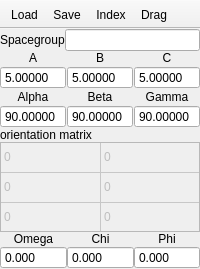
 <widget class="QMainWindow" name="CrystalDisplay">
  <property name="geometry">
   <rect>
    <x>0</x>
    <y>0</y>
    <width>200</width>
    <height>269</height>
   </rect>
  </property>
  <property name="sizePolicy">
   <sizepolicy hsizetype="Preferred" vsizetype="Preferred">
    <horstretch>0</horstretch>
    <verstretch>0</verstretch>
   </sizepolicy>
  </property>
  <property name="minimumSize">
   <size>
    <width>200</width>
    <height>0</height>
   </size>
  </property>
  <property name="acceptDrops">
   <bool>true</bool>
  </property>
  <property name="windowTitle">
   <string>Crystal</string>
  </property>
  <property name="windowIcon">
   <iconset resource="../resources/resources.qrc">
    <normaloff>:/icons/icons/crystal.png</normaloff>:/icons/icons/crystal.png</iconset>
  </property>
  <widget class="QWidget" name="centralWidget">
   <layout class="QGridLayout">
    <property name="margin">
     <number>0</number>
    </property>
    <property name="spacing">
     <number>0</number>
    </property>
    <item row="0" column="0" colspan="3">
     <layout class="QHBoxLayout">
      <item>
       <widget class="QLabel" name="label_Spacegroup">
        <property name="text">
         <string>Spacegroup</string>
        </property>
        <property name="buddy">
         <cstring>Spacegroup</cstring>
        </property>
       </widget>
      </item>
      <item>
       <widget class="QLineEdit" name="Spacegroup">
        <property name="toolTip">
         <string>&lt;!DOCTYPE HTML PUBLIC &quot;-//W3C//DTD HTML 4.0//EN&quot; &quot;http://www.w3.org/TR/REC-html40/strict.dtd&quot;&gt;
&lt;html&gt;&lt;head&gt;&lt;meta name=&quot;qrichtext&quot; content=&quot;1&quot; /&gt;&lt;style type=&quot;text/css&quot;&gt;
p, li { white-space: pre-wrap; }
&lt;/style&gt;&lt;/head&gt;&lt;body style=&quot; font-family:'MS Shell Dlg 2'; font-size:8.25pt; font-weight:400; font-style:normal;&quot;&gt;
&lt;p style=&quot; margin-top:0px; margin-bottom:0px; margin-left:0px; margin-right:0px; -qt-block-indent:0; text-indent:0px;&quot;&gt;&lt;span style=&quot; font-size:8pt;&quot;&gt;Spacegroup symbol. Recognized syntax is:&lt;/span&gt;&lt;/p&gt;
&lt;ul style=&quot;margin-top: 0px; margin-bottom: 0px; margin-left: 0px; margin-right: 0px; -qt-list-indent: 1;&quot;&gt;&lt;li style=&quot; font-size:8pt;&quot; style=&quot; margin-top:12px; margin-bottom:0px; margin-left:0px; margin-right:0px; -qt-block-indent:0; text-indent:0px;&quot;&gt;Numbers from the International Tables of Crystalography&lt;br /&gt;from 1 (=P1) to 230 (=Ia3d)&lt;/li&gt;
&lt;li style=&quot; font-size:8pt;&quot; style=&quot; margin-top:0px; margin-bottom:0px; margin-left:0px; margin-right:0px; -qt-block-indent:0; text-indent:0px;&quot;&gt;Hermann-Mauguin symbols. In addition to the standard settings from the international tables, all non-standard settings are recognized (e.g. Pnma, Pmnb, Pbnm, Pcmn, Pmcn and Pnam denote all space group #62). Furthermore the monocline space groups accept all cell centering symbols (e.g. A1, I1, C1).&lt;/li&gt;
&lt;li style=&quot; font-size:8pt;&quot; style=&quot; margin-top:0px; margin-bottom:0px; margin-left:0px; margin-right:0px; -qt-block-indent:0; text-indent:0px;&quot;&gt;Hall symbols like -P 2ac 2n for space group #62&lt;/li&gt;&lt;/ul&gt;
&lt;p style=&quot;-qt-paragraph-type:empty; margin-top:0px; margin-bottom:0px; margin-left:0px; margin-right:0px; -qt-block-indent:0; text-indent:0px; font-size:8pt;&quot;&gt;&lt;/p&gt;
&lt;p style=&quot; margin-top:0px; margin-bottom:0px; margin-left:0px; margin-right:0px; -qt-block-indent:0; text-indent:0px;&quot;&gt;&lt;span style=&quot; font-size:8pt;&quot;&gt;The rhombohedral space groups could be suffixed by :H and :R (R3m:H or R3m:R) to indicate the hexagonal (default) or rhombohedral setting, respectively. The space group is changed between the two settings, the cell and crystal orientation is changed acordingly.&lt;/span&gt;&lt;/p&gt;&lt;/body&gt;&lt;/html&gt;</string>
        </property>
       </widget>
      </item>
     </layout>
    </item>
    <item row="1" column="0" colspan="3">
     <layout class="QHBoxLayout">
      <property name="spacing">
       <number>1</number>
      </property>
      <item>
       <layout class="QVBoxLayout">
        <item>
         <widget class="QLabel" name="Label_A">
          <property name="sizePolicy">
           <sizepolicy hsizetype="Ignored" vsizetype="Preferred">
            <horstretch>0</horstretch>
            <verstretch>0</verstretch>
           </sizepolicy>
          </property>
          <property name="text">
           <string>A</string>
          </property>
          <property name="alignment">
           <set>Qt::AlignCenter</set>
          </property>
          <property name="buddy">
           <cstring>latticeA</cstring>
          </property>
         </widget>
        </item>
        <item>
         <widget class="NumberEdit" name="latticeA">
          <property name="toolTip">
           <string>&lt;!DOCTYPE HTML PUBLIC &quot;-//W3C//DTD HTML 4.0//EN&quot; &quot;http://www.w3.org/TR/REC-html40/strict.dtd&quot;&gt;
&lt;html&gt;&lt;head&gt;&lt;meta name=&quot;qrichtext&quot; content=&quot;1&quot; /&gt;&lt;style type=&quot;text/css&quot;&gt;
p, li { white-space: pre-wrap; }
&lt;/style&gt;&lt;/head&gt;&lt;body style=&quot; font-family:'MS Shell Dlg 2'; font-size:8.25pt; font-weight:400; font-style:normal;&quot;&gt;
&lt;p style=&quot; margin-top:0px; margin-bottom:0px; margin-left:0px; margin-right:0px; -qt-block-indent:0; text-indent:0px;&quot;&gt;&lt;span style=&quot; font-size:8pt;&quot;&gt;Cell constant &lt;/span&gt;&lt;span style=&quot; font-size:8pt; font-weight:600;&quot;&gt;a&lt;/span&gt;&lt;span style=&quot; font-size:8pt;&quot;&gt; in Angstroem&lt;/span&gt;&lt;/p&gt;&lt;/body&gt;&lt;/html&gt;</string>
          </property>
          <property name="buttonSymbols">
           <enum>QAbstractSpinBox::NoButtons</enum>
          </property>
          <property name="correctionMode">
           <enum>QAbstractSpinBox::CorrectToNearestValue</enum>
          </property>
          <property name="prefix">
           <string/>
          </property>
          <property name="decimals">
           <number>5</number>
          </property>
          <property name="minimum">
           <double>0.010000000000000</double>
          </property>
          <property name="maximum">
           <double>75.000000000000000</double>
          </property>
          <property name="singleStep">
           <double>0.100000000000000</double>
          </property>
          <property name="value">
           <double>5.000000000000000</double>
          </property>
         </widget>
        </item>
        <item>
         <widget class="QLabel" name="Label_Alpha">
          <property name="sizePolicy">
           <sizepolicy hsizetype="Ignored" vsizetype="Preferred">
            <horstretch>0</horstretch>
            <verstretch>0</verstretch>
           </sizepolicy>
          </property>
          <property name="text">
           <string>Alpha</string>
          </property>
          <property name="alignment">
           <set>Qt::AlignCenter</set>
          </property>
          <property name="buddy">
           <cstring>latticeAlpha</cstring>
          </property>
         </widget>
        </item>
        <item>
         <widget class="NumberEdit" name="latticeAlpha">
          <property name="toolTip">
           <string>&lt;!DOCTYPE HTML PUBLIC &quot;-//W3C//DTD HTML 4.0//EN&quot; &quot;http://www.w3.org/TR/REC-html40/strict.dtd&quot;&gt;
&lt;html&gt;&lt;head&gt;&lt;meta name=&quot;qrichtext&quot; content=&quot;1&quot; /&gt;&lt;style type=&quot;text/css&quot;&gt;
p, li { white-space: pre-wrap; }
&lt;/style&gt;&lt;/head&gt;&lt;body style=&quot; font-family:'MS Shell Dlg 2'; font-size:8.25pt; font-weight:400; font-style:normal;&quot;&gt;
&lt;p style=&quot; margin-top:0px; margin-bottom:0px; margin-left:0px; margin-right:0px; -qt-block-indent:0; text-indent:0px;&quot;&gt;&lt;span style=&quot; font-size:8pt;&quot;&gt;Angle between &lt;/span&gt;&lt;span style=&quot; font-size:8pt; font-weight:600;&quot;&gt;b&lt;/span&gt;&lt;span style=&quot; font-size:8pt;&quot;&gt; and &lt;/span&gt;&lt;span style=&quot; font-size:8pt; font-weight:600;&quot;&gt;c&lt;/span&gt;&lt;span style=&quot; font-size:8pt;&quot;&gt; in degrees&lt;/span&gt;&lt;/p&gt;&lt;/body&gt;&lt;/html&gt;</string>
          </property>
          <property name="buttonSymbols">
           <enum>QAbstractSpinBox::NoButtons</enum>
          </property>
          <property name="decimals">
           <number>5</number>
          </property>
          <property name="minimum">
           <double>0.010000000000000</double>
          </property>
          <property name="maximum">
           <double>179.900000000000006</double>
          </property>
          <property name="singleStep">
           <double>0.100000000000000</double>
          </property>
          <property name="value">
           <double>90.000000000000000</double>
          </property>
         </widget>
        </item>
       </layout>
      </item>
      <item>
       <layout class="QVBoxLayout">
        <item>
         <widget class="QLabel" name="label_B">
          <property name="sizePolicy">
           <sizepolicy hsizetype="Ignored" vsizetype="Preferred">
            <horstretch>0</horstretch>
            <verstretch>0</verstretch>
           </sizepolicy>
          </property>
          <property name="text">
           <string>B</string>
          </property>
          <property name="alignment">
           <set>Qt::AlignCenter</set>
          </property>
          <property name="buddy">
           <cstring>latticeB</cstring>
          </property>
         </widget>
        </item>
        <item>
         <widget class="NumberEdit" name="latticeB">
          <property name="toolTip">
           <string>&lt;!DOCTYPE HTML PUBLIC &quot;-//W3C//DTD HTML 4.0//EN&quot; &quot;http://www.w3.org/TR/REC-html40/strict.dtd&quot;&gt;
&lt;html&gt;&lt;head&gt;&lt;meta name=&quot;qrichtext&quot; content=&quot;1&quot; /&gt;&lt;style type=&quot;text/css&quot;&gt;
p, li { white-space: pre-wrap; }
&lt;/style&gt;&lt;/head&gt;&lt;body style=&quot; font-family:'MS Shell Dlg 2'; font-size:8.25pt; font-weight:400; font-style:normal;&quot;&gt;
&lt;p style=&quot; margin-top:0px; margin-bottom:0px; margin-left:0px; margin-right:0px; -qt-block-indent:0; text-indent:0px;&quot;&gt;&lt;span style=&quot; font-size:8pt;&quot;&gt;Cell constant &lt;/span&gt;&lt;span style=&quot; font-size:8pt; font-weight:600;&quot;&gt;b&lt;/span&gt;&lt;span style=&quot; font-size:8pt;&quot;&gt; in Angstroem&lt;/span&gt;&lt;/p&gt;&lt;/body&gt;&lt;/html&gt;</string>
          </property>
          <property name="buttonSymbols">
           <enum>QAbstractSpinBox::NoButtons</enum>
          </property>
          <property name="decimals">
           <number>5</number>
          </property>
          <property name="minimum">
           <double>0.010000000000000</double>
          </property>
          <property name="maximum">
           <double>75.000000000000000</double>
          </property>
          <property name="singleStep">
           <double>0.100000000000000</double>
          </property>
          <property name="value">
           <double>5.000000000000000</double>
          </property>
         </widget>
        </item>
        <item>
         <widget class="QLabel" name="label_Beta">
          <property name="sizePolicy">
           <sizepolicy hsizetype="Ignored" vsizetype="Preferred">
            <horstretch>0</horstretch>
            <verstretch>0</verstretch>
           </sizepolicy>
          </property>
          <property name="text">
           <string>Beta</string>
          </property>
          <property name="alignment">
           <set>Qt::AlignCenter</set>
          </property>
          <property name="buddy">
           <cstring>latticeBeta</cstring>
          </property>
         </widget>
        </item>
        <item>
         <widget class="NumberEdit" name="latticeBeta">
          <property name="toolTip">
           <string>&lt;!DOCTYPE HTML PUBLIC &quot;-//W3C//DTD HTML 4.0//EN&quot; &quot;http://www.w3.org/TR/REC-html40/strict.dtd&quot;&gt;
&lt;html&gt;&lt;head&gt;&lt;meta name=&quot;qrichtext&quot; content=&quot;1&quot; /&gt;&lt;style type=&quot;text/css&quot;&gt;
p, li { white-space: pre-wrap; }
&lt;/style&gt;&lt;/head&gt;&lt;body style=&quot; font-family:'MS Shell Dlg 2'; font-size:8.25pt; font-weight:400; font-style:normal;&quot;&gt;
&lt;p style=&quot; margin-top:0px; margin-bottom:0px; margin-left:0px; margin-right:0px; -qt-block-indent:0; text-indent:0px;&quot;&gt;&lt;span style=&quot; font-size:8pt;&quot;&gt;Angle between &lt;/span&gt;&lt;span style=&quot; font-size:8pt; font-weight:600;&quot;&gt;a&lt;/span&gt;&lt;span style=&quot; font-size:8pt;&quot;&gt; and &lt;/span&gt;&lt;span style=&quot; font-size:8pt; font-weight:600;&quot;&gt;c&lt;/span&gt;&lt;span style=&quot; font-size:8pt;&quot;&gt; in degrees&lt;/span&gt;&lt;/p&gt;&lt;/body&gt;&lt;/html&gt;</string>
          </property>
          <property name="buttonSymbols">
           <enum>QAbstractSpinBox::NoButtons</enum>
          </property>
          <property name="decimals">
           <number>5</number>
          </property>
          <property name="minimum">
           <double>0.010000000000000</double>
          </property>
          <property name="maximum">
           <double>179.900000000000006</double>
          </property>
          <property name="singleStep">
           <double>0.100000000000000</double>
          </property>
          <property name="value">
           <double>90.000000000000000</double>
          </property>
         </widget>
        </item>
       </layout>
      </item>
      <item>
       <layout class="QVBoxLayout">
        <item>
         <widget class="QLabel" name="label_C">
          <property name="sizePolicy">
           <sizepolicy hsizetype="Ignored" vsizetype="Preferred">
            <horstretch>0</horstretch>
            <verstretch>0</verstretch>
           </sizepolicy>
          </property>
          <property name="text">
           <string>C</string>
          </property>
          <property name="alignment">
           <set>Qt::AlignCenter</set>
          </property>
          <property name="buddy">
           <cstring>latticeC</cstring>
          </property>
         </widget>
        </item>
        <item>
         <widget class="NumberEdit" name="latticeC">
          <property name="toolTip">
           <string>&lt;!DOCTYPE HTML PUBLIC &quot;-//W3C//DTD HTML 4.0//EN&quot; &quot;http://www.w3.org/TR/REC-html40/strict.dtd&quot;&gt;
&lt;html&gt;&lt;head&gt;&lt;meta name=&quot;qrichtext&quot; content=&quot;1&quot; /&gt;&lt;style type=&quot;text/css&quot;&gt;
p, li { white-space: pre-wrap; }
&lt;/style&gt;&lt;/head&gt;&lt;body style=&quot; font-family:'MS Shell Dlg 2'; font-size:8.25pt; font-weight:400; font-style:normal;&quot;&gt;
&lt;p style=&quot; margin-top:0px; margin-bottom:0px; margin-left:0px; margin-right:0px; -qt-block-indent:0; text-indent:0px;&quot;&gt;&lt;span style=&quot; font-size:8pt;&quot;&gt;Cell constant &lt;/span&gt;&lt;span style=&quot; font-size:8pt; font-weight:600;&quot;&gt;c&lt;/span&gt;&lt;span style=&quot; font-size:8pt;&quot;&gt; in Angstroem&lt;/span&gt;&lt;/p&gt;&lt;/body&gt;&lt;/html&gt;</string>
          </property>
          <property name="buttonSymbols">
           <enum>QAbstractSpinBox::NoButtons</enum>
          </property>
          <property name="decimals">
           <number>5</number>
          </property>
          <property name="minimum">
           <double>0.010000000000000</double>
          </property>
          <property name="maximum">
           <double>75.000000000000000</double>
          </property>
          <property name="singleStep">
           <double>0.100000000000000</double>
          </property>
          <property name="value">
           <double>5.000000000000000</double>
          </property>
         </widget>
        </item>
        <item>
         <widget class="QLabel" name="label_Gamma">
          <property name="sizePolicy">
           <sizepolicy hsizetype="Ignored" vsizetype="Preferred">
            <horstretch>0</horstretch>
            <verstretch>0</verstretch>
           </sizepolicy>
          </property>
          <property name="text">
           <string>Gamma</string>
          </property>
          <property name="alignment">
           <set>Qt::AlignCenter</set>
          </property>
          <property name="buddy">
           <cstring>latticeGamma</cstring>
          </property>
         </widget>
        </item>
        <item>
         <widget class="NumberEdit" name="latticeGamma">
          <property name="toolTip">
           <string>&lt;!DOCTYPE HTML PUBLIC &quot;-//W3C//DTD HTML 4.0//EN&quot; &quot;http://www.w3.org/TR/REC-html40/strict.dtd&quot;&gt;
&lt;html&gt;&lt;head&gt;&lt;meta name=&quot;qrichtext&quot; content=&quot;1&quot; /&gt;&lt;style type=&quot;text/css&quot;&gt;
p, li { white-space: pre-wrap; }
&lt;/style&gt;&lt;/head&gt;&lt;body style=&quot; font-family:'MS Shell Dlg 2'; font-size:8.25pt; font-weight:400; font-style:normal;&quot;&gt;
&lt;p style=&quot; margin-top:0px; margin-bottom:0px; margin-left:0px; margin-right:0px; -qt-block-indent:0; text-indent:0px;&quot;&gt;&lt;span style=&quot; font-size:8pt;&quot;&gt;Angle between &lt;/span&gt;&lt;span style=&quot; font-size:8pt; font-weight:600;&quot;&gt;a&lt;/span&gt;&lt;span style=&quot; font-size:8pt;&quot;&gt; and &lt;/span&gt;&lt;span style=&quot; font-size:8pt; font-weight:600;&quot;&gt;b&lt;/span&gt;&lt;span style=&quot; font-size:8pt;&quot;&gt; in degrees&lt;/span&gt;&lt;/p&gt;&lt;/body&gt;&lt;/html&gt;</string>
          </property>
          <property name="buttonSymbols">
           <enum>QAbstractSpinBox::NoButtons</enum>
          </property>
          <property name="decimals">
           <number>5</number>
          </property>
          <property name="minimum">
           <double>0.010000000000000</double>
          </property>
          <property name="maximum">
           <double>179.900000000000006</double>
          </property>
          <property name="singleStep">
           <double>0.100000000000000</double>
          </property>
          <property name="value">
           <double>90.000000000000000</double>
          </property>
         </widget>
        </item>
       </layout>
      </item>
     </layout>
    </item>
    <item row="2" column="0" colspan="3">
     <widget class="QLabel" name="label_OMat">
      <property name="text">
       <string>orientation matrix</string>
      </property>
     </widget>
    </item>
    <item row="3" column="0" colspan="3">
     <widget class="QTableWidget" name="orientationMatrix">
      <property name="enabled">
       <bool>false</bool>
      </property>
      <property name="toolTip">
       <string>&lt;!DOCTYPE HTML PUBLIC &quot;-//W3C//DTD HTML 4.0//EN&quot; &quot;http://www.w3.org/TR/REC-html40/strict.dtd&quot;&gt;
&lt;html&gt;&lt;head&gt;&lt;meta name=&quot;qrichtext&quot; content=&quot;1&quot; /&gt;&lt;style type=&quot;text/css&quot;&gt;
p, li { white-space: pre-wrap; }
&lt;/style&gt;&lt;/head&gt;&lt;body style=&quot; font-family:'MS Shell Dlg 2'; font-size:8.25pt; font-weight:400; font-style:normal;&quot;&gt;
&lt;p style=&quot; margin-top:0px; margin-bottom:0px; margin-left:0px; margin-right:0px; -qt-block-indent:0; text-indent:0px;&quot;&gt;Reciprocal orientation matrix in the orthogonal laboratory system. &lt;span style=&quot; font-weight:600;&quot;&gt;-x&lt;/span&gt; is the direction of the primary beam, &lt;span style=&quot; font-weight:600;&quot;&gt;y&lt;/span&gt; points horizontaly and &lt;span style=&quot; font-weight:600;&quot;&gt;z&lt;/span&gt; upwards. &lt;/p&gt;&lt;/body&gt;&lt;/html&gt;</string>
      </property>
      <property name="verticalScrollBarPolicy">
       <enum>Qt::ScrollBarAlwaysOff</enum>
      </property>
      <property name="horizontalScrollBarPolicy">
       <enum>Qt::ScrollBarAlwaysOff</enum>
      </property>
      <property name="autoScroll">
       <bool>false</bool>
      </property>
      <property name="showDropIndicator" stdset="0">
       <bool>false</bool>
      </property>
      <property name="gridStyle">
       <enum>Qt::SolidLine</enum>
      </property>
      <property name="rowCount">
       <number>3</number>
      </property>
      <property name="columnCount">
       <number>3</number>
      </property>
      <attribute name="horizontalHeaderVisible">
       <bool>false</bool>
      </attribute>
      <attribute name="verticalHeaderVisible">
       <bool>false</bool>
      </attribute>
      <row/>
      <row/>
      <row/>
      <column/>
      <column/>
      <column/>
      <item row="0" column="0">
       <property name="text">
        <string>0</string>
       </property>
      </item>
      <item row="0" column="1">
       <property name="text">
        <string>0</string>
       </property>
      </item>
      <item row="0" column="2">
       <property name="text">
        <string>0</string>
       </property>
      </item>
      <item row="1" column="0">
       <property name="text">
        <string>0</string>
       </property>
      </item>
      <item row="1" column="1">
       <property name="text">
        <string>0</string>
       </property>
      </item>
      <item row="1" column="2">
       <property name="text">
        <string>0</string>
       </property>
      </item>
      <item row="2" column="0">
       <property name="text">
        <string>0</string>
       </property>
      </item>
      <item row="2" column="1">
       <property name="text">
        <string>0</string>
       </property>
      </item>
      <item row="2" column="2">
       <property name="text">
        <string>0</string>
       </property>
      </item>
     </widget>
    </item>
    <item row="4" column="0">
     <layout class="QVBoxLayout">
      <item>
       <widget class="QLabel" name="label_Omega">
        <property name="sizePolicy">
         <sizepolicy hsizetype="Ignored" vsizetype="Preferred">
          <horstretch>0</horstretch>
          <verstretch>0</verstretch>
         </sizepolicy>
        </property>
        <property name="text">
         <string>Omega</string>
        </property>
        <property name="alignment">
         <set>Qt::AlignCenter</set>
        </property>
        <property name="buddy">
         <cstring>rotationOmega</cstring>
        </property>
       </widget>
      </item>
      <item>
       <widget class="NumberEdit" name="rotationOmega">
        <property name="toolTip">
         <string>&lt;!DOCTYPE HTML PUBLIC &quot;-//W3C//DTD HTML 4.0//EN&quot; &quot;http://www.w3.org/TR/REC-html40/strict.dtd&quot;&gt;
&lt;html&gt;&lt;head&gt;&lt;meta name=&quot;qrichtext&quot; content=&quot;1&quot; /&gt;&lt;style type=&quot;text/css&quot;&gt;
p, li { white-space: pre-wrap; }
&lt;/style&gt;&lt;/head&gt;&lt;body style=&quot; font-family:'MS Shell Dlg 2'; font-size:8.25pt; font-weight:400; font-style:normal;&quot;&gt;
&lt;p style=&quot; margin-top:0px; margin-bottom:0px; margin-left:0px; margin-right:0px; -qt-block-indent:0; text-indent:0px;&quot;&gt;&lt;span style=&quot; font-size:8pt;&quot;&gt;Euler angle of the crystal rotation&lt;/span&gt;&lt;/p&gt;&lt;/body&gt;&lt;/html&gt;</string>
        </property>
        <property name="buttonSymbols">
         <enum>QAbstractSpinBox::NoButtons</enum>
        </property>
        <property name="decimals">
         <number>3</number>
        </property>
        <property name="minimum">
         <double>-360.000000000000000</double>
        </property>
        <property name="maximum">
         <double>360.000000000000000</double>
        </property>
        <property name="singleStep">
         <double>0.100000000000000</double>
        </property>
        <property name="value">
         <double>0.000000000000000</double>
        </property>
       </widget>
      </item>
     </layout>
    </item>
    <item row="4" column="1">
     <layout class="QVBoxLayout">
      <item>
       <widget class="QLabel" name="label_Chi">
        <property name="sizePolicy">
         <sizepolicy hsizetype="Ignored" vsizetype="Preferred">
          <horstretch>0</horstretch>
          <verstretch>0</verstretch>
         </sizepolicy>
        </property>
        <property name="text">
         <string>Chi</string>
        </property>
        <property name="alignment">
         <set>Qt::AlignCenter</set>
        </property>
        <property name="buddy">
         <cstring>rotationChi</cstring>
        </property>
       </widget>
      </item>
      <item>
       <widget class="NumberEdit" name="rotationChi">
        <property name="toolTip">
         <string>&lt;!DOCTYPE HTML PUBLIC &quot;-//W3C//DTD HTML 4.0//EN&quot; &quot;http://www.w3.org/TR/REC-html40/strict.dtd&quot;&gt;
&lt;html&gt;&lt;head&gt;&lt;meta name=&quot;qrichtext&quot; content=&quot;1&quot; /&gt;&lt;style type=&quot;text/css&quot;&gt;
p, li { white-space: pre-wrap; }
&lt;/style&gt;&lt;/head&gt;&lt;body style=&quot; font-family:'MS Shell Dlg 2'; font-size:8.25pt; font-weight:400; font-style:normal;&quot;&gt;
&lt;p style=&quot; margin-top:0px; margin-bottom:0px; margin-left:0px; margin-right:0px; -qt-block-indent:0; text-indent:0px;&quot;&gt;&lt;span style=&quot; font-size:8pt;&quot;&gt;Euler angle of the crystal rotation&lt;/span&gt;&lt;/p&gt;&lt;/body&gt;&lt;/html&gt;</string>
        </property>
        <property name="buttonSymbols">
         <enum>QAbstractSpinBox::NoButtons</enum>
        </property>
        <property name="decimals">
         <number>3</number>
        </property>
        <property name="minimum">
         <double>-360.000000000000000</double>
        </property>
        <property name="maximum">
         <double>360.000000000000000</double>
        </property>
        <property name="singleStep">
         <double>0.100000000000000</double>
        </property>
        <property name="value">
         <double>0.000000000000000</double>
        </property>
       </widget>
      </item>
     </layout>
    </item>
    <item row="4" column="2">
     <layout class="QVBoxLayout">
      <item>
       <widget class="QLabel" name="label_Phi">
        <property name="sizePolicy">
         <sizepolicy hsizetype="Ignored" vsizetype="Preferred">
          <horstretch>0</horstretch>
          <verstretch>0</verstretch>
         </sizepolicy>
        </property>
        <property name="text">
         <string>Phi</string>
        </property>
        <property name="alignment">
         <set>Qt::AlignCenter</set>
        </property>
        <property name="buddy">
         <cstring>rotationPhi</cstring>
        </property>
       </widget>
      </item>
      <item>
       <widget class="NumberEdit" name="rotationPhi">
        <property name="toolTip">
         <string>&lt;!DOCTYPE HTML PUBLIC &quot;-//W3C//DTD HTML 4.0//EN&quot; &quot;http://www.w3.org/TR/REC-html40/strict.dtd&quot;&gt;
&lt;html&gt;&lt;head&gt;&lt;meta name=&quot;qrichtext&quot; content=&quot;1&quot; /&gt;&lt;style type=&quot;text/css&quot;&gt;
p, li { white-space: pre-wrap; }
&lt;/style&gt;&lt;/head&gt;&lt;body style=&quot; font-family:'MS Shell Dlg 2'; font-size:8.25pt; font-weight:400; font-style:normal;&quot;&gt;
&lt;p style=&quot; margin-top:0px; margin-bottom:0px; margin-left:0px; margin-right:0px; -qt-block-indent:0; text-indent:0px;&quot;&gt;&lt;span style=&quot; font-size:8pt;&quot;&gt;Euler angle of the crystal rotation&lt;/span&gt;&lt;/p&gt;&lt;/body&gt;&lt;/html&gt;</string>
        </property>
        <property name="buttonSymbols">
         <enum>QAbstractSpinBox::NoButtons</enum>
        </property>
        <property name="decimals">
         <number>3</number>
        </property>
        <property name="minimum">
         <double>-360.000000000000000</double>
        </property>
        <property name="maximum">
         <double>360.000000000000000</double>
        </property>
        <property name="singleStep">
         <double>0.100000000000000</double>
        </property>
        <property name="value">
         <double>0.000000000000000</double>
        </property>
       </widget>
      </item>
     </layout>
    </item>
   </layout>
  </widget>
  <widget class="QToolBar" name="toolBar">
   <property name="windowTitle">
    <string>toolBar</string>
   </property>
   <property name="toolTip">
    <string/>
   </property>
   <property name="movable">
    <bool>false</bool>
   </property>
   <property name="floatable">
    <bool>false</bool>
   </property>
   <attribute name="toolBarArea">
    <enum>TopToolBarArea</enum>
   </attribute>
   <attribute name="toolBarBreak">
    <bool>false</bool>
   </attribute>
   <addaction name="actionLoad"/>
   <addaction name="actionSave"/>
   <addaction name="actionIndex"/>
   <addaction name="actionDrag"/>
  </widget>
  <action name="actionLoad">
   <property name="icon">
    <iconset resource="../resources/resources.qrc">
     <normaloff>:/icons/icons/fileopen.png</normaloff>:/icons/icons/fileopen.png</iconset>
   </property>
   <property name="text">
    <string>Load</string>
   </property>
   <property name="toolTip">
    <string>&lt;!DOCTYPE HTML PUBLIC &quot;-//W3C//DTD HTML 4.0//EN&quot; &quot;http://www.w3.org/TR/REC-html40/strict.dtd&quot;&gt;
&lt;html&gt;&lt;head&gt;&lt;meta name=&quot;qrichtext&quot; content=&quot;1&quot; /&gt;&lt;style type=&quot;text/css&quot;&gt;
p, li { white-space: pre-wrap; }
&lt;/style&gt;&lt;/head&gt;&lt;body style=&quot; font-family:'MS Shell Dlg 2'; font-size:8.25pt; font-weight:400; font-style:normal;&quot;&gt;
&lt;p style=&quot; margin-top:0px; margin-bottom:0px; margin-left:0px; margin-right:0px; -qt-block-indent:0; text-indent:0px;&quot;&gt;&lt;span style=&quot; font-size:8pt;&quot;&gt;Load the cell data from disk&lt;/span&gt;&lt;/p&gt;&lt;/body&gt;&lt;/html&gt;</string>
   </property>
  </action>
  <action name="actionSave">
   <property name="icon">
    <iconset resource="../resources/resources.qrc">
     <normaloff>:/icons/icons/filesave.png</normaloff>:/icons/icons/filesave.png</iconset>
   </property>
   <property name="text">
    <string>Save</string>
   </property>
   <property name="toolTip">
    <string>&lt;!DOCTYPE HTML PUBLIC &quot;-//W3C//DTD HTML 4.0//EN&quot; &quot;http://www.w3.org/TR/REC-html40/strict.dtd&quot;&gt;
&lt;html&gt;&lt;head&gt;&lt;meta name=&quot;qrichtext&quot; content=&quot;1&quot; /&gt;&lt;style type=&quot;text/css&quot;&gt;
p, li { white-space: pre-wrap; }
&lt;/style&gt;&lt;/head&gt;&lt;body style=&quot; font-family:'MS Shell Dlg 2'; font-size:8.25pt; font-weight:400; font-style:normal;&quot;&gt;
&lt;p style=&quot; margin-top:0px; margin-bottom:0px; margin-left:0px; margin-right:0px; -qt-block-indent:0; text-indent:0px;&quot;&gt;&lt;span style=&quot; font-size:8pt;&quot;&gt;Save the cell data to Disk&lt;/span&gt;&lt;/p&gt;&lt;/body&gt;&lt;/html&gt;</string>
   </property>
  </action>
  <action name="actionIndex">
   <property name="icon">
    <iconset resource="../resources/resources.qrc">
     <normaloff>:/icons/icons/index.png</normaloff>:/icons/icons/index.png</iconset>
   </property>
   <property name="text">
    <string>Index</string>
   </property>
   <property name="toolTip">
    <string>&lt;!DOCTYPE HTML PUBLIC &quot;-//W3C//DTD HTML 4.0//EN&quot; &quot;http://www.w3.org/TR/REC-html40/strict.dtd&quot;&gt;
&lt;html&gt;&lt;head&gt;&lt;meta name=&quot;qrichtext&quot; content=&quot;1&quot; /&gt;&lt;style type=&quot;text/css&quot;&gt;
p, li { white-space: pre-wrap; }
&lt;/style&gt;&lt;/head&gt;&lt;body style=&quot; font-family:'MS Shell Dlg 2'; font-size:8.25pt; font-weight:400; font-style:normal;&quot;&gt;
&lt;p style=&quot; margin-top:0px; margin-bottom:0px; margin-left:0px; margin-right:0px; -qt-block-indent:0; text-indent:0px;&quot;&gt;&lt;span style=&quot; font-size:8pt;&quot;&gt;Start the Indexation and Refinement tool&lt;/span&gt;&lt;/p&gt;&lt;/body&gt;&lt;/html&gt;</string>
   </property>
  </action>
  <action name="actionDrag">
   <property name="checkable">
    <bool>false</bool>
   </property>
   <property name="enabled">
    <bool>true</bool>
   </property>
   <property name="icon">
    <iconset resource="../resources/resources.qrc">
     <normaloff>:/icons/icons/crystal.png</normaloff>:/icons/icons/crystal.png</iconset>
   </property>
   <property name="text">
    <string>Drag</string>
   </property>
   <property name="toolTip">
    <string>&lt;!DOCTYPE HTML PUBLIC &quot;-//W3C//DTD HTML 4.0//EN&quot; &quot;http://www.w3.org/TR/REC-html40/strict.dtd&quot;&gt;
&lt;html&gt;&lt;head&gt;&lt;meta name=&quot;qrichtext&quot; content=&quot;1&quot; /&gt;&lt;style type=&quot;text/css&quot;&gt;
p, li { white-space: pre-wrap; }
&lt;/style&gt;&lt;/head&gt;&lt;body style=&quot; font-family:'MS Shell Dlg 2'; font-size:8.25pt; font-weight:400; font-style:normal;&quot;&gt;
&lt;p style=&quot; margin-top:0px; margin-bottom:0px; margin-left:0px; margin-right:0px; -qt-block-indent:0; text-indent:0px;&quot;&gt;&lt;span style=&quot; font-size:8pt;&quot;&gt;Drag from here to copy the data from this crystal to another one or connect this crystal to a projection plane.&lt;/span&gt;&lt;/p&gt;&lt;/body&gt;&lt;/html&gt;</string>
   </property>
  </action>
 </widget>
